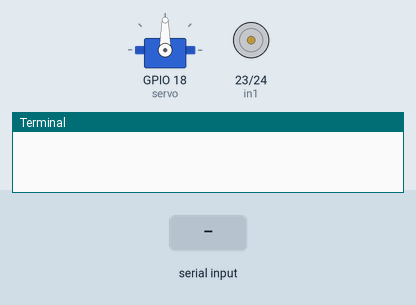
A program run on a simulated Raspberry Pi (BCM pin numbers). Shown: servo, motor-driver pin pairs drawn as motors (green arrow = first pin HIGH = forward, orange = second pin HIGH = backward, longer = more drive, scaled by the enable pin), the last lines printed to the terminal. The test bench sets the inputs (shaded band). Servo angles are drawn from the pulse width (0.5 ms = 0°, 2.5 ms = 180°).

Above: at 1.2 s.
1.3 s: "f" typed at the terminal, then Enter
At 2.2 s:
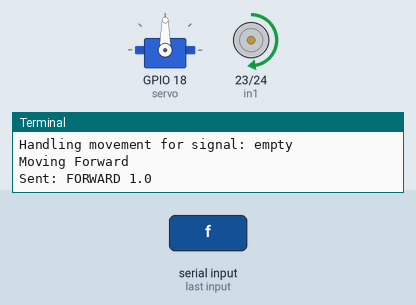
2.8 s: "b" typed at the terminal, then Enter
At 3.3 s:
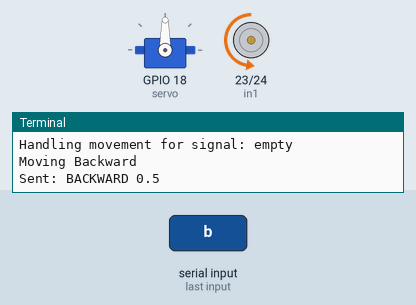
4.3 s: "r" typed at the terminal, then Enter
At 5.5 s:
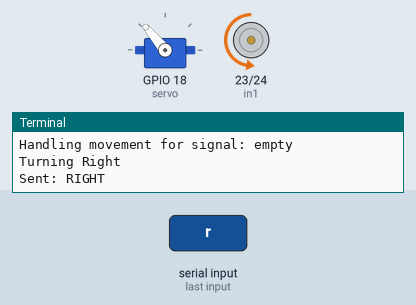
5.8 s: "l" typed at the terminal, then Enter
At 6.8 s:
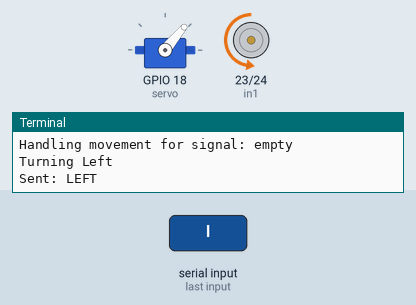
7.3 s: "f" typed at the terminal, then Enter
At 7.9 s:
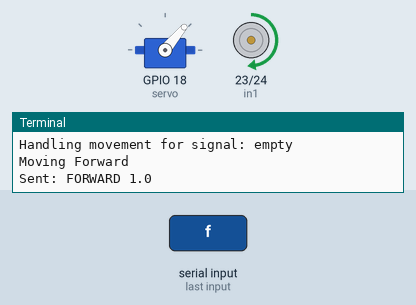
8.8 s: "r" typed at the terminal, then Enter
At 9.1 s:
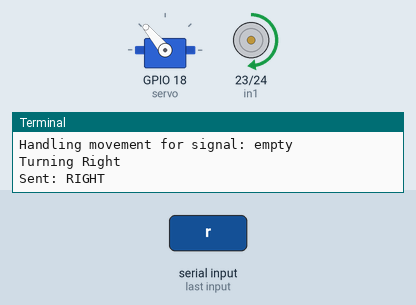
Timing chart, 0 to 11.3 s (numbered marks = the images above; inputs shaded):
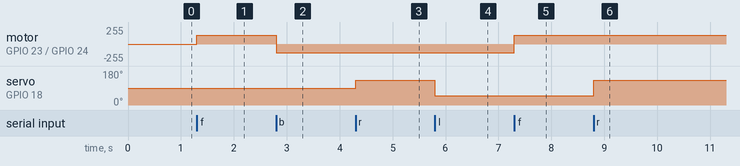

Measured:
- after the input at 1.3 s, motor on GPIO 23 (in1) / GPIO 24 (in2): stopped → forward 128/255 at once
- after the input at 2.8 s, motor on GPIO 23 (in1) / GPIO 24 (in2): forward 128/255 → backward 128/255 at once
- after the input at 4.3 s, servo on GPIO 18 (servo): 90° → 130° at once
- after the input at 5.8 s, servo on GPIO 18 (servo): 130° → 50° at once
- after the input at 7.3 s, motor on GPIO 23 (in1) / GPIO 24 (in2): backward 128/255 → forward 128/255 at once
- after the input at 8.8 s, servo on GPIO 18 (servo): 50° → 130° at once

The program:

ConnectUnityRun2.py
```python
import socket
import time
import RPi.GPIO as GPIO
from gpiozero import AngularServo, Robot
import subprocess
import threading
from time import sleep
GPIO.setmode(GPIO.BCM)
GPIO.setwarnings(False)
ir_pin = 16  # IR Receiver

# Pin configuration
in1 = 23
in2 = 24
en = 13  # Speed control pin for motor
myServoPin = 18
SERVO_DELAY_SEC = 0.001

# Set up servo (for steering - bánh trước)
servo = AngularServo(myServoPin, initial_angle=90, min_angle=0, max_angle=180)

temp1 = 1  # 1 = forward, 0 = backward

# Set up motor pins
GPIO.setmode(GPIO.BCM)
GPIO.setup(in1, GPIO.OUT)
GPIO.setup(in2, GPIO.OUT)
GPIO.setup(en, GPIO.OUT)
GPIO.setup(ir_pin, GPIO.IN)
p = GPIO.PWM(en, 1000)
p.start(50)  # Default speed 25%
# Set up the UDP client
UDP_IP = "192.168.1.58"  # Replace this with the IP address of the machine running Unity
UDP_PORT = 5005  # Port should match Unity's listening port

sock = socket.socket(socket.AF_INET, socket.SOCK_DGRAM)

def Move_Forward():
    GPIO.output(in1, GPIO.HIGH)
    GPIO.output(in2, GPIO.LOW)
def Move_Backward():
    GPIO.output(in1, GPIO.LOW)
    GPIO.output(in2, GPIO.HIGH)
def Turn_Left():
    servo.angle = 10  # Adjust the servo to turn left (angle can be adjusted based on your setup)
    sleep(SERVO_DELAY_SEC)
def Turn_Right():
    servo.angle = 170  # Adjust the servo to turn left (angle can be adjusted based on your setup)
    sleep(SERVO_DELAY_SEC)
def Brake_Stop():
    servo.angle=90
    sleep(SERVO_DELAY_SEC)
    GPIO.output(in1,GPIO.LOW)
    GPIO.output(in2,GPIO.LOW)
def read_ir_signal():
    process = subprocess.Popen(['irw'], stdout=subprocess.PIPE, stderr=subprocess.PIPE)
    output = process.stdout.readline()
    if output:
        decoded_output = output.decode('utf-8').strip()
        parts = decoded_output.split()
        if len(parts) >= 4:
            ir_signal = parts[2]
            print(f"Received IR signal: {ir_signal}")
            return ir_signal

# Function to send a message
def send_command(command):
    sock.sendto(command.encode(), (UDP_IP, UDP_PORT))
    print(f"Sent: {command}")


# Example of sending commands periodically or based on input
try:
    while True:
        # Example command sequence (manual control can be added here)
        #ir_signal=read_ir_signal()
        ir_signal="empty"
        x = input()
        print(f"Handling movement for signal: {ir_signal}")
        if ir_signal == "KEY_UP" or x=="f" :
            print("Moving Forward")
            send_command("FORWARD 1.0")
            Move_Forward()
            time.sleep(0.5)

        elif ir_signal == "KEY_DOWN" or x=="b":
            print("Moving Backward")
            send_command("BACKWARD 0.5")
            Move_Backward()
            time.sleep(0.5)

        elif ir_signal == "KEY_RIGHT" or x=="r":
            print("Turning Right")
            send_command("RIGHT")
            Turn_Right()
            time.sleep(0.2)

        elif ir_signal == "KEY_LEFT" or x=="l":
            print("Turning Left")
            send_command("LEFT")
            Turn_Left()
            time.sleep(0.2)
        elif ir_signal == "KEY_F1"or x=="s":
            send_command("STOP")
            IR_RUNNING=False
            Brake_Stop()


except KeyboardInterrupt:
    print("Control interrupted, exiting...")
    GPIO.cleanup()
    sock.close()
```
